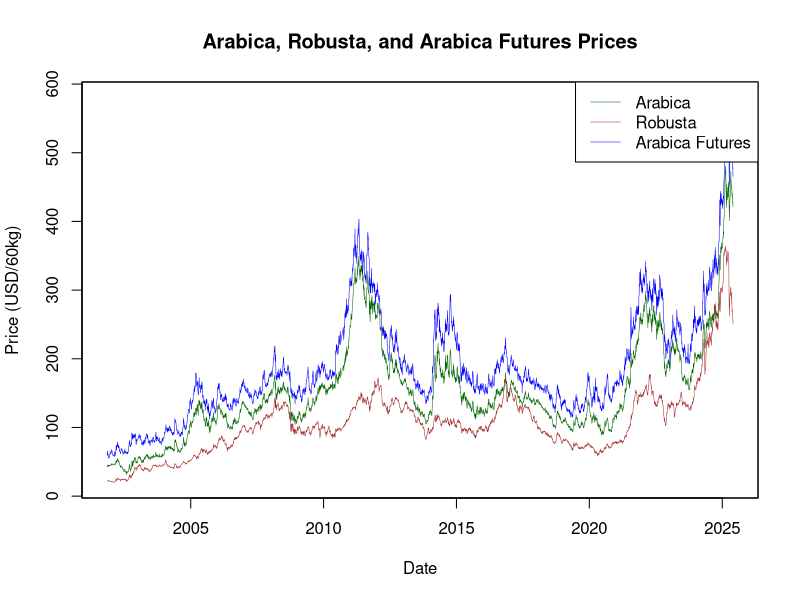
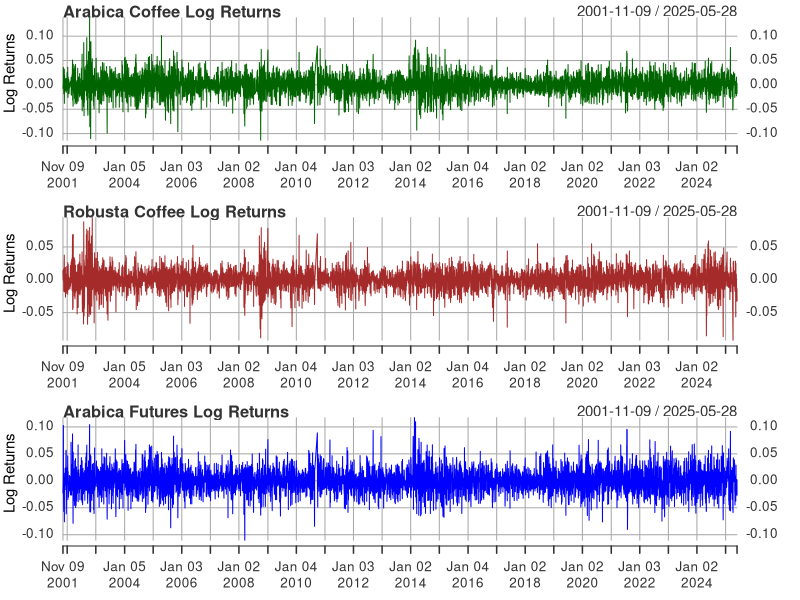

Write the R code that produced these figures, in order.
##########################################################################################################
#                                         DATA SET CREATION FULLL
##########################################################################################################

# Load or install required packages
required_packages <- c("readr", "dplyr", "xts", "zoo")
# Note we need xts --> Since we are dealing with irregular time series!

installed <- required_packages %in% installed.packages()
if (any(!installed)) {
  install.packages(required_packages[!installed])
}
invisible(lapply(required_packages, library, character.only = TRUE))

##########################################################################################################
###                              Graph 1: Coffe prices with futures prices                             ### 
##########################################################################################################


# Read and prepare data
coffee_data <- read_csv("Raw_Data/Coffee_Data_Set.csv") %>%
  mutate(Date = as.Date(Date, format = "%Y-%m-%d")) %>%
  arrange(Date)

# Create xts objects indexed by Date
arabica_xts <- xts(coffee_data$Price_Arabica, order.by = coffee_data$Date)
robusta_xts <- xts(coffee_data$Price_Robusta, order.by = coffee_data$Date)
arabica_futures_xts <- xts(coffee_data$Close_USD_60kg, order.by = coffee_data$Date)

# Merge all series into one xts object
merged_prices <- merge(arabica_xts, robusta_xts, arabica_futures_xts)
colnames(merged_prices) <- c("Arabica", "Robusta", "Arabica Futures")

# Save the plot as PNG
png("Processed_Data/graph_1_coffee_prices_with_futures.png", width = 1200, height = 600)

# Plot all series on the same graph
plot.zoo(
  merged_prices,
  plot.type = "single",
  col = c("darkgreen", "brown", "blue"),
  lwd = 0.5,
  ylab = "Price (USD/60kg)",
  xlab = "Date",
  main = "Arabica, Robusta, and Arabica Futures Prices"
)

# Add legend
legend("topright", legend = colnames(merged_prices),
       col = c("darkgreen", "brown", "blue"), lty = 1, lwd = 0.5)

# Close the PNG device
dev.off()




##########################################################################################################
#                                         DATA SET CREATION FULLL
##########################################################################################################
library(readr)
library(xts)

# Read data
coffee_data <- read_csv("Raw_Data/Coffee_Data_Set.csv")

# Convert Date column to Date class
coffee_data$Date <- as.Date(coffee_data$Date)

# Create xts time series objects for prices
arabica_spot_price_xts <- xts(coffee_data$Price_Arabica, order.by = coffee_data$Date)
robusta_spot_price_xts <- xts(coffee_data$Price_Robusta, order.by = coffee_data$Date)
arabica_future_price_xts <- xts(coffee_data$Close_USD_60kg, order.by = coffee_data$Date)

# Calculate log returns
arabica_log_returns <- diff(log(arabica_spot_price_xts))
robusta_log_returns <- diff(log(robusta_spot_price_xts))
arabica_future_log_returns <- diff(log(arabica_future_price_xts))

# Save multiple plots in one PNG file
png("Processed_Data/graph_2_log_coffee_prices_with_futures.png", width = 1200, height = 800)
par(mfrow = c(3, 1))  # 3 rows, 1 column of plots

# Plot Arabica log returns
plot(na.omit(arabica_log_returns),
     main = "Arabica Coffee Log Returns",
     ylab = "Log Returns",
     col = "darkgreen",
     lwd = 1)

# Plot Robusta log returns
plot(na.omit(robusta_log_returns),
     main = "Robusta Coffee Log Returns",
     ylab = "Log Returns",
     col = "brown",
     lwd = 1)

# Plot Arabica futures log returns
plot(na.omit(arabica_future_log_returns),
     main = "Arabica Futures Log Returns",
     ylab = "Log Returns",
     col = "blue",
     lwd = 1)

# Close PNG device
dev.off()